Frame 1 (no input): blank canvas, image omitted
Frame 60 (no input): blank canvas, image omitted
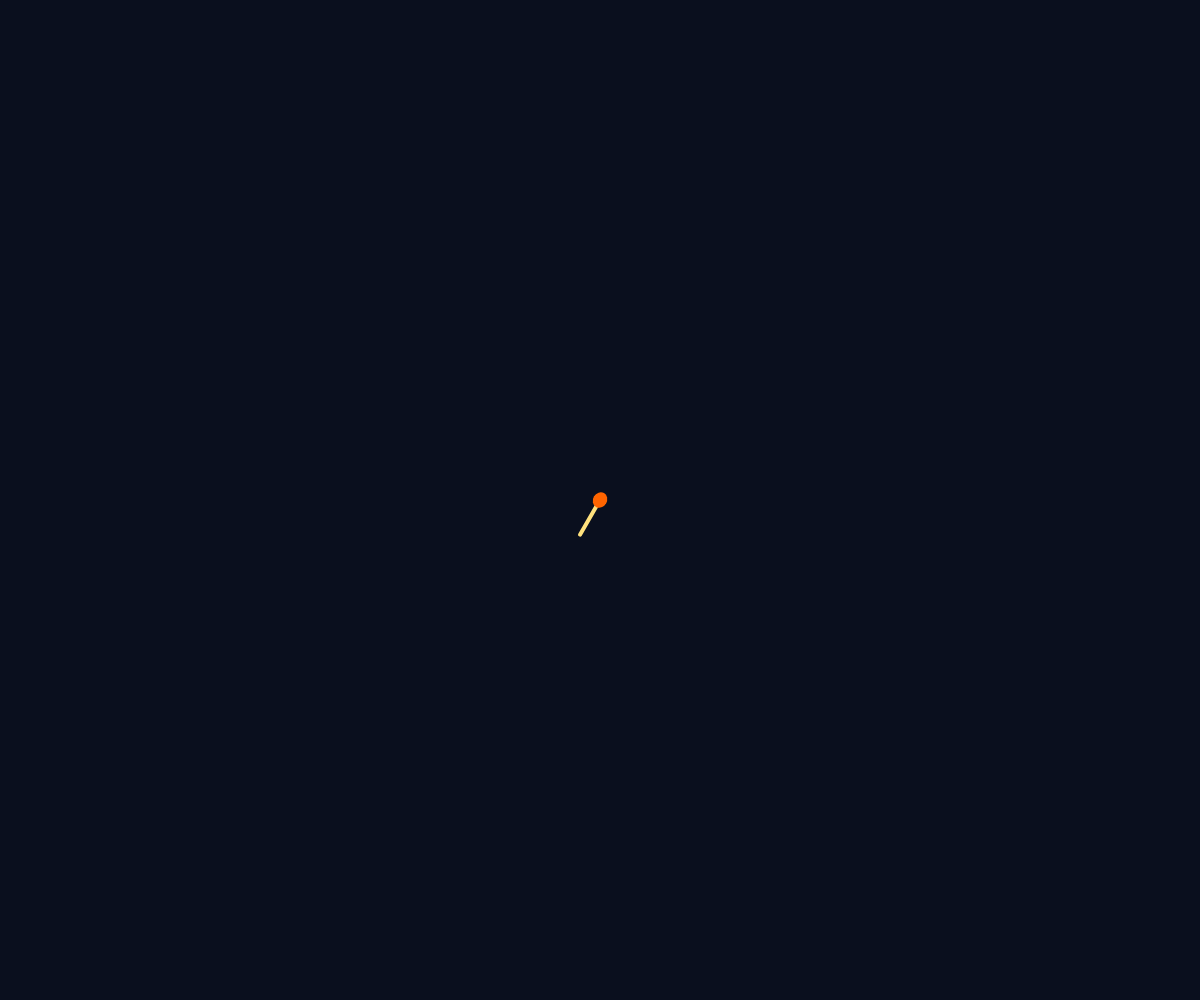
Frame 120 (the mouse pressed at the canvas centre since frame 60)

The p5.js sketch whose frames 1 and 60 were blank and that drew this single picture after the mouse press (run headless with seeded random() and noise() and a simulated clock; from frame 60 on, the mouse is pressed at the canvas centre):

// p5.js sketch
// ── sketch.js
let magicLevel = 0; 
let isBursting = false; 
let trail = [] //array
let starCount=0 //i want to use count to see when is the timing for the magic to happen. 
let magicStage=0; // i plan to have different stage, more star count add more elements to the food, step by step

function setup() {
  // make canvas as windowsize
  createCanvas(windowWidth, windowHeight);
}

function windowResized() {
  // Adjusts the canvas if you shrink/expand the browser
  resizeCanvas(windowWidth, windowHeight);
}

function mouseClicked() { // will change this part to changing different cuisines, so it's like a magic chef.
  magicLevel++;
  console.log("Match struck!");
  // Delay effect
  setTimeout(function() {
    triggerMagicBurst();
  }, 1500); // for 1.5 sec
}

function triggerMagicBurst() {
  isBursting = true;
  console.log("The magic manifested!");
  // Disappear after 3 seconds
  setTimeout(function() {
    isBursting = false;
  }, 3000);
}

function draw() {
  background(10, 15, 30); // Deep blue
// added the star count, only if it reaches certian count, let the magic happen
    let newStar={
        x:mouseX,
        y:mouseY,
        alpha:255,
        size: random(2,15)
    };
    trail.push(newStar);
    starCount++;

    if (trail.length>100) {
    trail.shift();
    }
  
//set up the logic

  if (starCount > 900) {
    magicStage = 7; // Chopsticks
  } else if (starCount > 800) {
    magicStage = 6; // Thai Iced Tea
  } else if (starCount > 650) {
    magicStage = 5; // STEAM (The new addition)
   } else if (starCount>550){
    magicStage=4; //meat/tofu
  } else if (starCount > 450) {
    magicStage =3; // Veggies
  } else if (starCount > 300) {
    magicStage = 2; // Noodles
  } else if (starCount > 200) {
    magicStage = 1; // Bowl
  }
drawTrail();
  
  if (magicStage > 0) {
    let hover = sin(frameCount * 0.05) * 10;
    drawThaiFood(width / 2, height / 2 + hover, magicStage); 
  }

  // Draw the matchstick at cursor
  drawMatch(mouseX, mouseY);

  // Draw the blue aura if isBursting is true
  if (isBursting) {
    drawMagicalAura();
  }
}

function drawTrail() {
  for (let i = 0; i < trail.length; i++) {
    let p = trail[i];
    // Make older stars fade out and get smaller
    p.alpha -= 5; 
    let pulse=p.size*(p.alpha/255);
    noStroke();
    fill(255, 200, 50, p.alpha);
    circle(p.x,p.y,pulse);
  }
}

function drawMatch(x, y) {
  push();
  translate(x, y);
  rotate(radians(30)); //didn't like the match to be perfectly straight
  stroke(270, 225, 125);
  strokeWeight(4);
  line(0, 0, 0, 40); // The stick
  
  noStroke();
  fill(255, 100, 0); 
  ellipse(0, 0, 14, 16); // The head
  pop();
}

function drawMagicalAura() {
  noStroke();
  fill(0, 200, 255, 50); // Semi-transparent blue
  circle(mouseX, mouseY, 100);
}

function drawThaiFood(x,y,stage){
    push()
    translate(x,y);
//stage 1
if (stage >= 1) {
    fill(200, 50, 50); // Bright Red Bowl
    noStroke();
    arc(0, 0, 240, 170, 0, PI, CHORD);
  }
  //stage 2
  if (stage >= 2) {
   stroke(255, 200, 100); 
    strokeWeight(2);
    noFill();
    for (let i = 0; i < 20; i++) {
      let x1 = -90; 
      let x2 = 90;
      let yStrand = map(i, 0, 19, -30, 10);
      beginShape();
      // Using curves instead for the shape
      curveVertex(x1, yStrand - 20);
      curveVertex(x1 + random(-5,5), yStrand);  //random position assign within the given range so will have a vibrating effect. reference found using the online vocabulary
      curveVertex(0 + random(-2,2), yStrand + random(-2,2)); 
      curveVertex(x2 + random(-7,7), yStrand); 
      curveVertex(x2, yStrand - 20); 
      endShape();
    }
  }
  noStroke();
  
//stage 3
  if (stage >= 3) {
    fill(50, 150, 50); // Fresh Green
    circle(-20, -5, 15);
    circle(10, -10, 10);
    circle(30, 5, 12);
    circle(14, 2, 8);
    circle(20, 10, 10);
    circle(-20, -5, 20);
  }
  //stage 4 tofu/meat
  if (stage >= 4) {
    fill(230, 170, 150); // Tofu color
    rectMode(CENTER);
    square(-10, 5, 20);
    square(0, 10, 18);
    square(5, -15, 15);
     square(20, 15, 19);
     square(15, 5, 18);
  }
  //stage 5 the steam
  if (stage>=5){
    stroke(255,255,255,80);
    strokeWeight(2);
    noFill();

    for (let s =0; s<3; s++){
    let xOffset = -40+(s*40);
    //googled how to create left and right movement 
    let steam = sin(frameCount*0.05+s)*10;
beginShape();
curveVertex(xOffset + steam, -30); 
      curveVertex(xOffset + steam, -40);
      curveVertex(xOffset - steam, -70); 
      curveVertex(xOffset + steam, -100); 
      curveVertex(xOffset, -110); // End
      endShape();
  }
}
  noStroke();

  //stage 6 the beverage
  if (stage >= 6) {
    rect(130, -60, 45, 90, 5);
    fill(255, 140, 0);
    rect(135, -35, 35, 60, 2);
    fill(255, 255, 255, 200); 
    rect(135, -45, 35, 12, 2);
  }

  //stage 7 chopsticks
  if (stage>=7){
    stroke(80, 50, 20); 
    strokeWeight(5);
    line(-70, -30, 70, -80);
    line(-60, -45, 80, -90);
  }
  pop();
}
